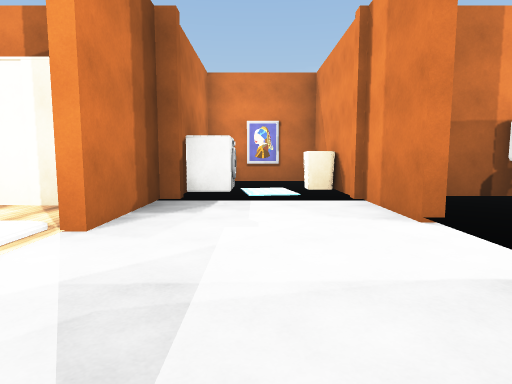
View 1 (above)

24 first-person views from a walk through a scene from a Unity 3-D project. The camera is 1.4 m above the floor, tilts 6° down and sees 75° across. The floor is counted in squares, 2 m on a side. Each view is taken from the middle of a square. On the plan, view 1 faces up. The plan holds only what a view shows up to about 10 squares ahead; the rest is blank. The player is left out. Some animated figures are not drawn. Surface patterns are stand-ins for the level's own textures.

View 2
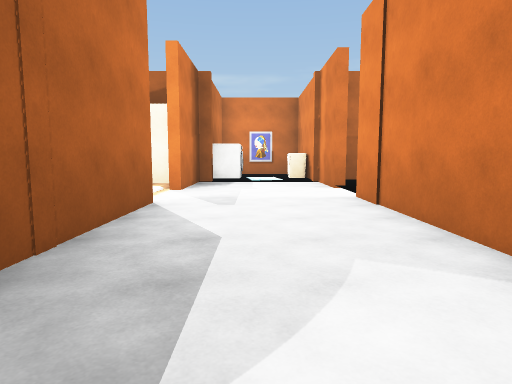

View 3
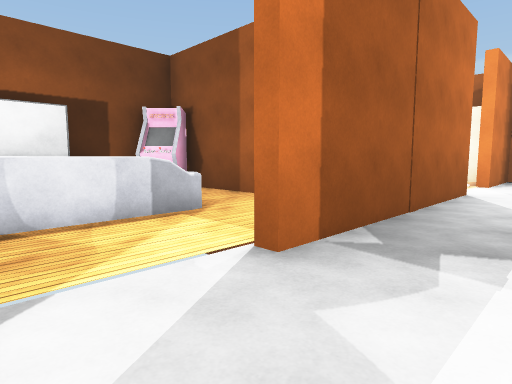

View 4
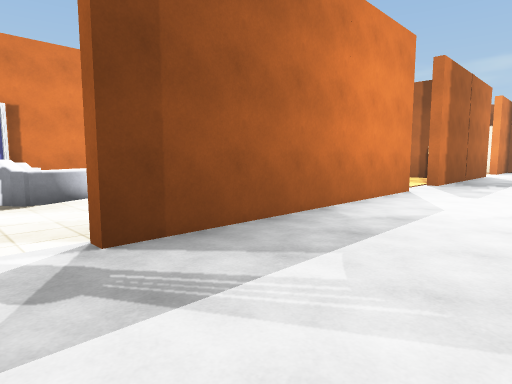

View 5
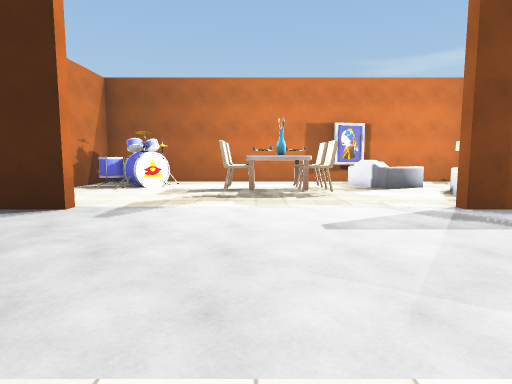

View 6
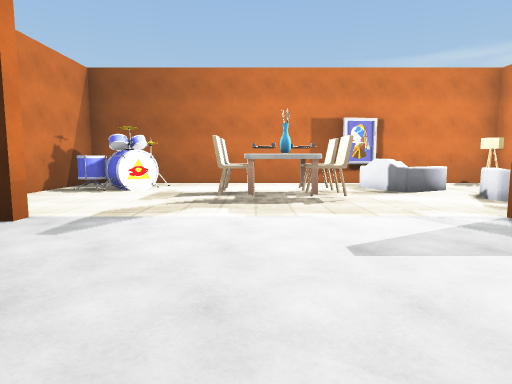

View 7
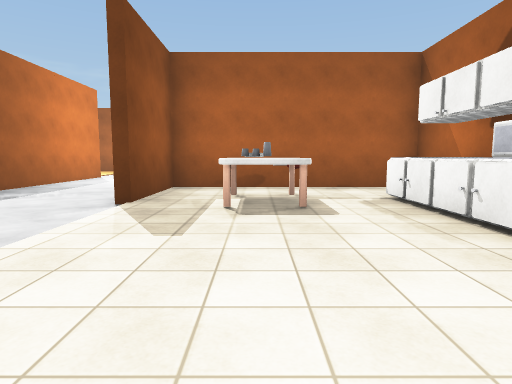

View 8
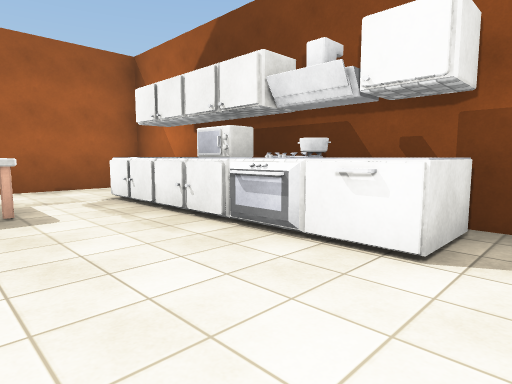

View 9
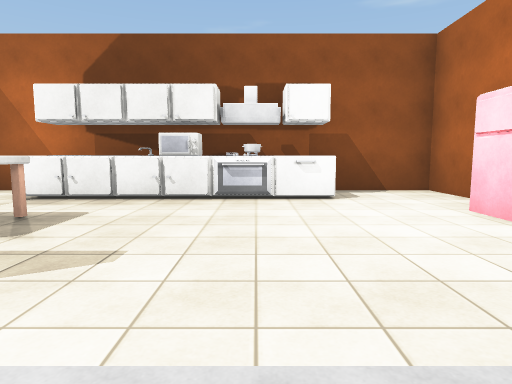

View 10
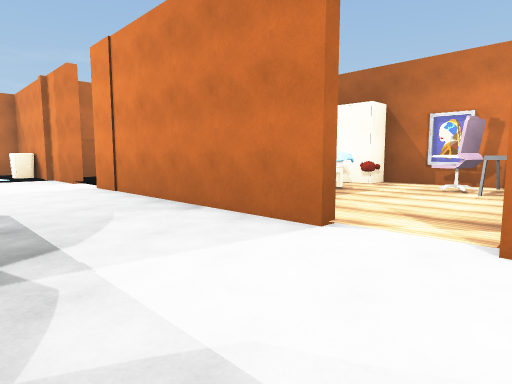

View 11
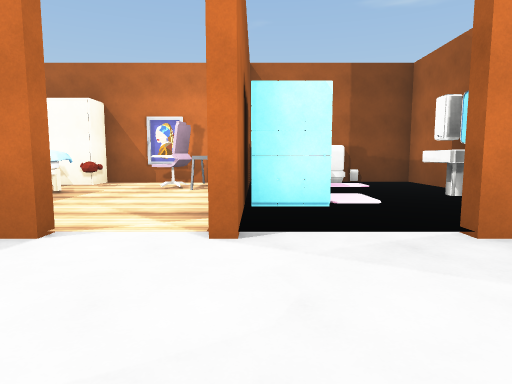

View 12
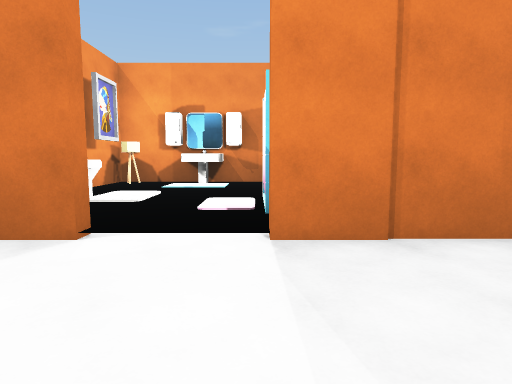

View 13
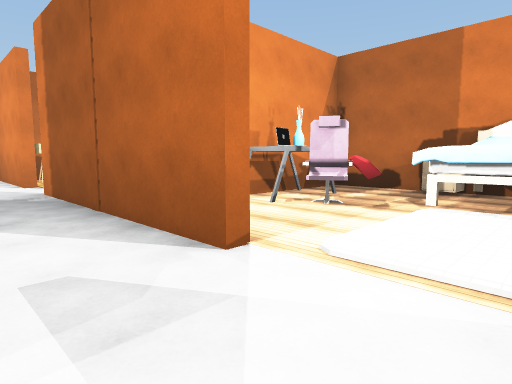

View 14
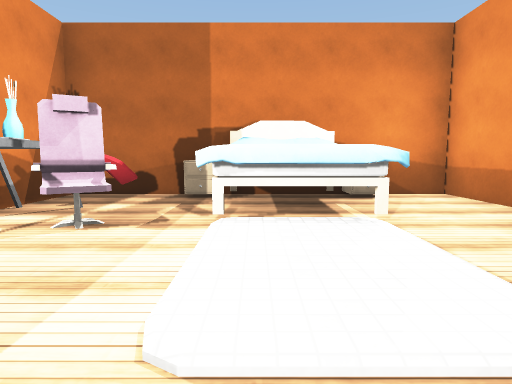

View 15
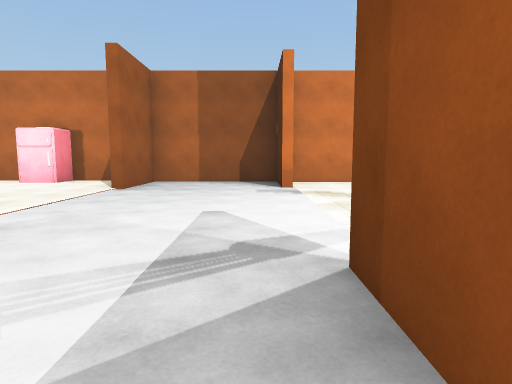

View 16
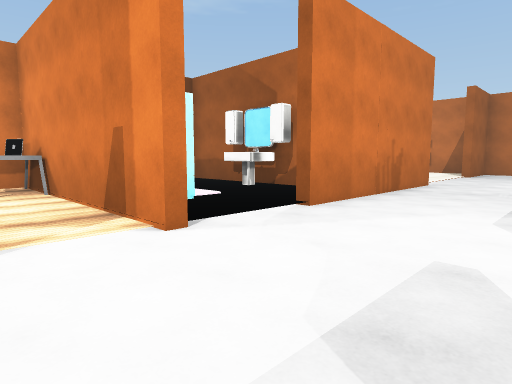

View 17
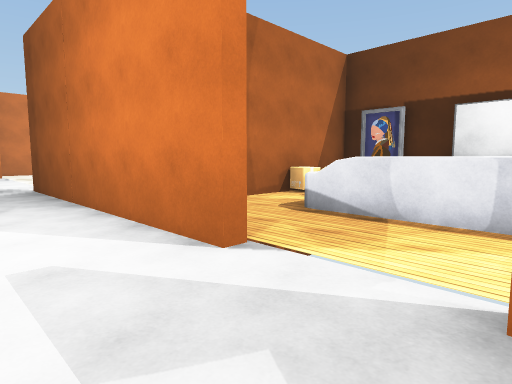

View 18
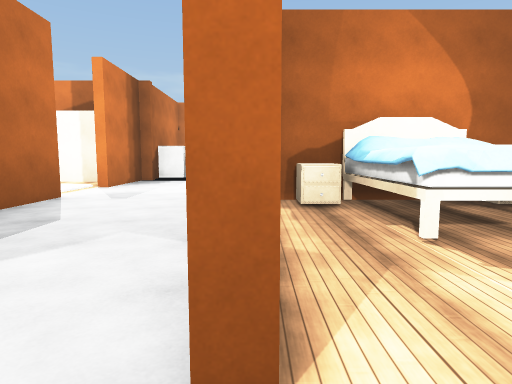

View 19
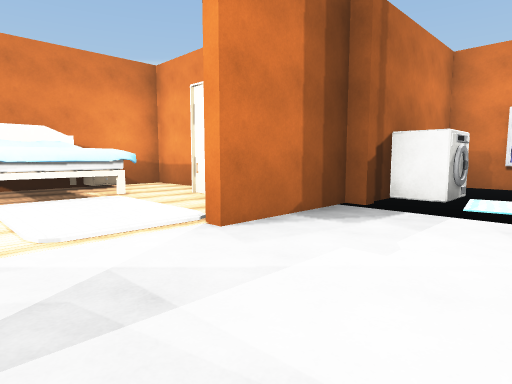

View 20
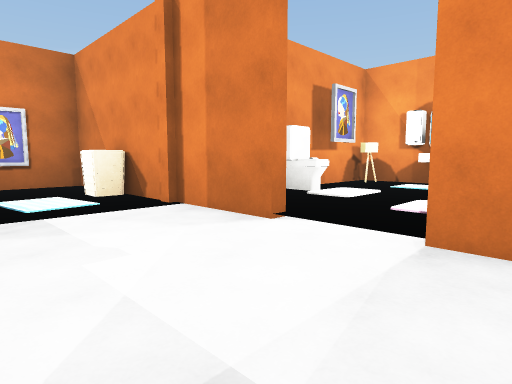

View 21
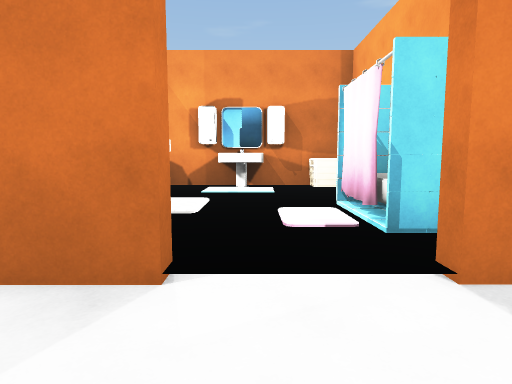

View 22
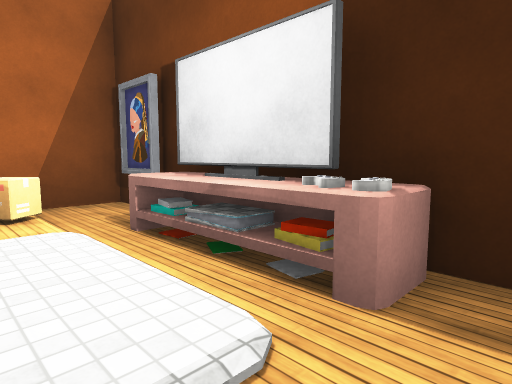

View 23
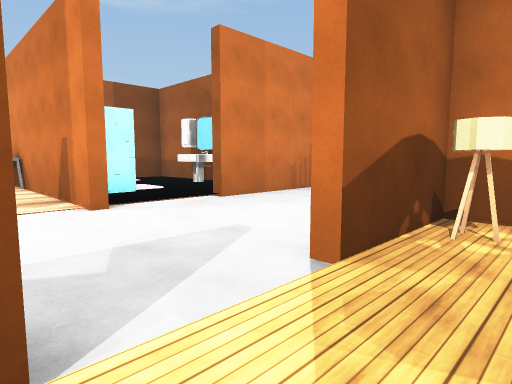

View 24
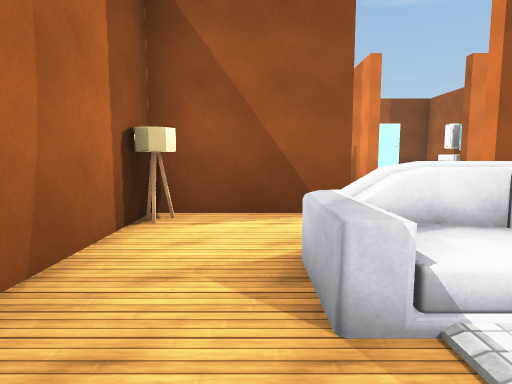

### Floor plan
Ten units are one square. View 1 is at (0, 0); x grows to the right and y downward. Boxes are objects, and circles mark ways between rooms. Rooms are numbered by the first view taken in them; rooms with no view inside come last. Other rooms are left out.
<svg viewBox="-80 -102 170 302">
<path fill="none" stroke="#000" d="M-16 59 -16 121M-18 42 -18 25M18 130 18 79M-65 84 -72 84 -72 195 -20 195M18 41 18 -20M-72 56 -72 82 -18 82 -18 59M-25 17 -66 17M-16 176 -16 195 18 195 18 171M-72 25 -72 36M63 146 63 123M-16 -11 -16 42M77 156 77 102 21 102 21 130M63 173 63 155M30 195 43 195M18 -35 18 -97 -10 -97M-16 -56 -16 -30M-13 -65 -13 -60M35 -6 24 -6M18 56 77 56 77 20M77 -11 77 -55 25 -55M58 58 18 58M36 100 77 100 77 84M75 173 63 173M56 195 77 195 77 156"/>
<rect x="-75" y="65" width="10" height="10" fill="#bbb"><title>painting</title></rect>
<rect x="-75" y="35" width="10" height="20" fill="#bbb"><title>other object</title></rect>
<rect x="-65" y="175" width="20" height="20" fill="#bbb"><title>drum</title></rect>
<rect x="-65" y="105" width="20" height="20" fill="#bbb"><title>armchair</title></rect>
<rect x="-65" y="85" width="10" height="10" fill="#bbb"><title>lamp</title></rect>
<rect x="-65" y="15" width="10" height="10" fill="#bbb"><title>other object</title></rect>
<rect x="-55" y="135" width="20" height="20" fill="#bbb"><title>table</title></rect>
<rect x="-55" y="65" width="10" height="10" fill="#bbb"><title>other object</title></rect>
<rect x="-45" y="135" width="10" height="10" fill="#bbb"><title>other object</title></rect>
<rect x="-45" y="95" width="20" height="20" fill="#bbb"><title>armchair</title></rect>
<rect x="-45" y="35" width="10" height="30" fill="#bbb"><title>carpet</title></rect>
<rect x="-25" y="65" width="10" height="10" fill="#bbb"><title>lamp</title></rect>
<rect x="-25" y="15" width="10" height="10" fill="#bbb"><title>lamp</title></rect>
<rect x="-15" y="-75" width="10" height="10" fill="#bbb"><title>washer</title></rect>
<rect x="-5" y="-75" width="10" height="10" fill="#bbb"><title>basket</title></rect>
<rect x="5" y="-75" width="10" height="10" fill="#bbb"><title>carpet</title></rect>
<rect x="35" y="115" width="10" height="20" fill="#bbb"><title>table</title></rect>
<rect x="45" y="185" width="10" height="10" fill="#bbb"><title>fridge</title></rect>
<rect x="45" y="105" width="10" height="10" fill="#bbb"><title>other object</title></rect>
<rect x="65" y="145" width="10" height="10" fill="#bbb"><title>other object</title></rect>
<rect x="25" y="-5" width="40" height="30" fill="#bbb"><title>other object</title></rect>
<rect x="35" y="-15" width="10" height="10" fill="#bbb"><title>other object</title></rect>
<rect x="55" y="45" width="20" height="10" fill="#bbb"><title>other object</title></rect>
<rect x="55" y="35" width="10" height="10" fill="#bbb"><title>other object</title></rect>
<rect x="65" y="15" width="10" height="10" fill="#bbb"><title>other object</title></rect>
<rect x="65" y="-5" width="10" height="20" fill="#bbb"><title>other object</title></rect>
<rect x="65" y="-15" width="10" height="10" fill="#bbb"><title>basket</title></rect>
<rect x="35" y="-25" width="10" height="10" fill="#bbb"><title>carpet</title></rect>
<rect x="45" y="-55" width="10" height="10" fill="#bbb"><title>closet</title></rect>
<rect x="55" y="-35" width="10" height="10" fill="#bbb"><title>sink</title></rect>
<rect x="65" y="-35" width="10" height="10" fill="#bbb"><title>carpet</title></rect>
<rect x="65" y="-55" width="10" height="10" fill="#bbb"><title>lamp</title></rect>
<rect x="35" y="65" width="20" height="10" fill="#bbb"><title>carpet</title></rect>
<rect x="35" y="55" width="10" height="10" fill="#bbb"><title>other object</title></rect>
<rect x="45" y="85" width="10" height="10" fill="#bbb"><title>sink</title></rect>
<rect x="65" y="75" width="10" height="10" fill="#bbb"><title>other object</title></rect>
<rect x="75" y="75" width="10" height="10" fill="#bbb"><title>closet</title></rect>
<circle cx="20" cy="50" r="3" fill="#2a7"/>
<circle cx="20" cy="-25" r="3" fill="#2a7"/>
<circle cx="20" cy="70" r="3" fill="#2a7"/>
<circle cx="60" cy="185" r="3" fill="#2a7"/>
<circle cx="70" cy="165" r="3" fill="#2a7"/>
<text x="-10" y="90">1</text>
<text x="50" y="20">2</text>
<text x="50" y="-40">3</text>
<text x="50" y="80">4</text>
<text x="70" y="180">5</text>
</svg>
Room 1 opens to room 2. Room 1 opens to room 3. Room 1 opens to room 4. Room 1 opens to room 5.

Where each view was taken, in squares from view 1:
view 1: 0 up, 0 right, facing up
view 2: 4 down, 0 right, facing up
view 3: 6 down, 0 right, facing up-left
view 4: 13 down, 1 right, facing up-left
view 5: 15 down, 3 right, facing left
view 6: 15 down, 2 right, facing left
view 7: 18 down, 4 right, facing up
view 8: 18 down, 4 right, facing up-right
view 9: 16 down, 1 right, facing right
view 10: 6 down, 1 left, facing up-right
view 11: 6 down, 1 left, facing right
view 12: 2 up, 1 left, facing right
view 13: 3 up, 0 right, facing down-left
view 14: 2 up, 1 left, facing left
view 15: 10 down, 1 left, facing down
view 16: 4 down, 1 left, facing down-right
view 17: 4 down, 0 right, facing down-left
view 18: 5 down, 2 right, facing up
view 19: 1 up, 1 right, facing up-left
view 20: 1 up, 1 left, facing up-right
view 21: 3 up, 0 right, facing right
view 22: 3 down, 5 left, facing down-left
view 23: 4 down, 3 left, facing down-right
view 24: 3 down, 6 left, facing right
